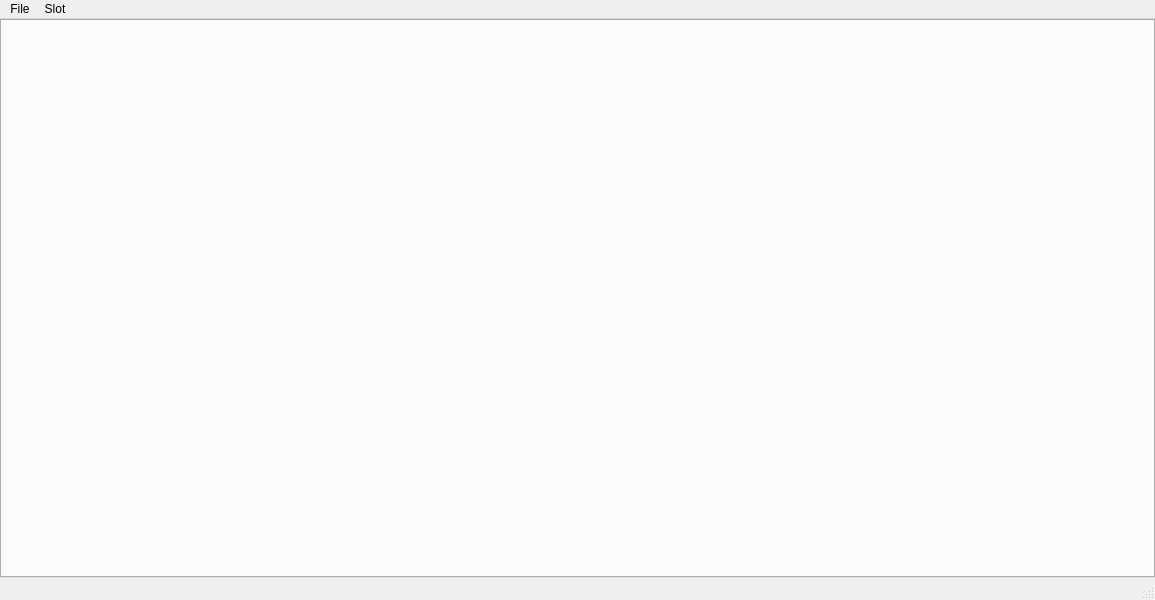
<?xml version="1.0" encoding="UTF-8"?>
<ui version="4.0">
 <class>MHWISaveEditor</class>
 <widget class="QMainWindow" name="MHWISaveEditor">
  <property name="geometry">
   <rect>
    <x>0</x>
    <y>0</y>
    <width>1155</width>
    <height>600</height>
   </rect>
  </property>
  <property name="windowTitle">
   <string>MHWISaveEditor</string>
  </property>
  <widget class="QWidget" name="centralwidget">
   <layout class="QGridLayout" name="gridLayout">
    <property name="leftMargin">
     <number>0</number>
    </property>
    <property name="topMargin">
     <number>0</number>
    </property>
    <property name="rightMargin">
     <number>0</number>
    </property>
    <property name="bottomMargin">
     <number>0</number>
    </property>
    <item row="0" column="0">
     <widget class="QTabWidget" name="tabWidget">
      <property name="enabled">
       <bool>false</bool>
      </property>
      <property name="sizePolicy">
       <sizepolicy hsizetype="Preferred" vsizetype="Preferred">
        <horstretch>0</horstretch>
        <verstretch>0</verstretch>
       </sizepolicy>
      </property>
      <property name="currentIndex">
       <number>-1</number>
      </property>
     </widget>
    </item>
   </layout>
  </widget>
  <widget class="QMenuBar" name="menubar">
   <property name="geometry">
    <rect>
     <x>0</x>
     <y>0</y>
     <width>1155</width>
     <height>22</height>
    </rect>
   </property>
   <widget class="QMenu" name="menuFile">
    <property name="title">
     <string>File</string>
    </property>
    <widget class="QMenu" name="menuDump">
     <property name="title">
      <string>Dump</string>
     </property>
     <addaction name="actionSAVEDATA1000bin"/>
     <addaction name="actionSAVEDATA1001bin"/>
     <addaction name="actionSAVEDATA1002bin"/>
     <addaction name="actionSAVEDATA1003bin"/>
     <addaction name="actionSAVEDATA1004bin"/>
     <addaction name="actionSAVEDATA1005bin"/>
     <addaction name="actionSAVEDATA1006bin"/>
     <addaction name="actionSAVEDATA1007bin"/>
     <addaction name="actionSAVEDATA1008bin"/>
     <addaction name="actionSAVEDATA1009bin"/>
    </widget>
    <addaction name="actionOpen"/>
    <addaction name="actionOpenSAVEDATA1000"/>
    <addaction name="actionSave"/>
    <addaction name="actionSaveAs"/>
    <addaction name="separator"/>
    <addaction name="actionOpenGameLocation"/>
    <addaction name="actionOpenSaveLocation"/>
    <addaction name="separator"/>
    <addaction name="menuDump"/>
    <addaction name="separator"/>
    <addaction name="actionBackup"/>
    <addaction name="actionRestore"/>
    <addaction name="separator"/>
    <addaction name="actionExit"/>
   </widget>
   <widget class="QMenu" name="menuSlot">
    <property name="title">
     <string>Slot</string>
    </property>
    <widget class="QMenu" name="menuSwitchWith">
     <property name="enabled">
      <bool>false</bool>
     </property>
     <property name="title">
      <string>Switch with</string>
     </property>
     <addaction name="actionSwitchSlot1"/>
     <addaction name="actionSwitchSlot2"/>
     <addaction name="actionSwitchSlot3"/>
    </widget>
    <widget class="QMenu" name="menuCloneTo">
     <property name="enabled">
      <bool>false</bool>
     </property>
     <property name="title">
      <string>Clone to</string>
     </property>
     <addaction name="actionCloneSlot1"/>
     <addaction name="actionCloneSlot2"/>
     <addaction name="actionCloneSlot3"/>
    </widget>
    <addaction name="actionSlot1"/>
    <addaction name="actionSlot2"/>
    <addaction name="actionSlot3"/>
    <addaction name="separator"/>
    <addaction name="menuSwitchWith"/>
    <addaction name="menuCloneTo"/>
   </widget>
   <addaction name="menuFile"/>
   <addaction name="menuSlot"/>
  </widget>
  <widget class="QStatusBar" name="statusbar"/>
  <action name="actionOpen">
   <property name="text">
    <string>Open</string>
   </property>
   <property name="shortcut">
    <string>Ctrl+O</string>
   </property>
  </action>
  <action name="actionSave">
   <property name="enabled">
    <bool>false</bool>
   </property>
   <property name="text">
    <string>Save</string>
   </property>
   <property name="shortcut">
    <string>Ctrl+S</string>
   </property>
  </action>
  <action name="actionBackup">
   <property name="enabled">
    <bool>true</bool>
   </property>
   <property name="text">
    <string>Backup</string>
   </property>
  </action>
  <action name="actionRestore">
   <property name="enabled">
    <bool>true</bool>
   </property>
   <property name="text">
    <string>Restore</string>
   </property>
  </action>
  <action name="actionExit">
   <property name="text">
    <string>Exit</string>
   </property>
  </action>
  <action name="actionOpenGameLocation">
   <property name="text">
    <string>Open game location</string>
   </property>
  </action>
  <action name="actionOpenSaveLocation">
   <property name="text">
    <string>Open save location</string>
   </property>
  </action>
  <action name="actionOpenSAVEDATA1000">
   <property name="text">
    <string>Open SAVEDATA1000</string>
   </property>
   <property name="shortcut">
    <string>Ctrl+Shift+O</string>
   </property>
  </action>
  <action name="actionSAVEDATA1000bin">
   <property name="text">
    <string>SAVEDATA1000.bin</string>
   </property>
   <property name="shortcut">
    <string>Ctrl+0</string>
   </property>
  </action>
  <action name="actionSAVEDATA1001bin">
   <property name="text">
    <string>SAVEDATA1001.bin</string>
   </property>
   <property name="shortcut">
    <string>Ctrl+1</string>
   </property>
  </action>
  <action name="actionSAVEDATA1002bin">
   <property name="text">
    <string>SAVEDATA1002.bin</string>
   </property>
   <property name="shortcut">
    <string>Ctrl+2</string>
   </property>
  </action>
  <action name="actionSAVEDATA1003bin">
   <property name="text">
    <string>SAVEDATA1003.bin</string>
   </property>
   <property name="shortcut">
    <string>Ctrl+3</string>
   </property>
  </action>
  <action name="actionSAVEDATA1004bin">
   <property name="text">
    <string>SAVEDATA1004.bin</string>
   </property>
   <property name="shortcut">
    <string>Ctrl+4</string>
   </property>
  </action>
  <action name="actionSAVEDATA1005bin">
   <property name="text">
    <string>SAVEDATA1005.bin</string>
   </property>
   <property name="shortcut">
    <string>Ctrl+5</string>
   </property>
  </action>
  <action name="actionSAVEDATA1006bin">
   <property name="text">
    <string>SAVEDATA1006.bin</string>
   </property>
   <property name="shortcut">
    <string>Ctrl+6</string>
   </property>
  </action>
  <action name="actionSAVEDATA1007bin">
   <property name="text">
    <string>SAVEDATA1007.bin</string>
   </property>
   <property name="shortcut">
    <string>Ctrl+7</string>
   </property>
  </action>
  <action name="actionSAVEDATA1008bin">
   <property name="text">
    <string>SAVEDATA1008.bin</string>
   </property>
   <property name="shortcut">
    <string>Ctrl+8</string>
   </property>
  </action>
  <action name="actionSAVEDATA1009bin">
   <property name="text">
    <string>SAVEDATA1009.bin</string>
   </property>
   <property name="shortcut">
    <string>Ctrl+9</string>
   </property>
  </action>
  <action name="actionSlot1">
   <property name="checkable">
    <bool>true</bool>
   </property>
   <property name="enabled">
    <bool>false</bool>
   </property>
   <property name="text">
    <string>Slot 1</string>
   </property>
   <property name="shortcut">
    <string>F1</string>
   </property>
  </action>
  <action name="actionSlot2">
   <property name="checkable">
    <bool>true</bool>
   </property>
   <property name="enabled">
    <bool>false</bool>
   </property>
   <property name="text">
    <string>Slot 2</string>
   </property>
   <property name="shortcut">
    <string>F2</string>
   </property>
  </action>
  <action name="actionSlot3">
   <property name="checkable">
    <bool>true</bool>
   </property>
   <property name="enabled">
    <bool>false</bool>
   </property>
   <property name="text">
    <string>Slot 3</string>
   </property>
   <property name="shortcut">
    <string>F3</string>
   </property>
  </action>
  <action name="actionSwitchSlot1">
   <property name="enabled">
    <bool>false</bool>
   </property>
   <property name="text">
    <string>Slot 1</string>
   </property>
  </action>
  <action name="actionSwitchSlot2">
   <property name="enabled">
    <bool>false</bool>
   </property>
   <property name="text">
    <string>Slot 2</string>
   </property>
  </action>
  <action name="actionSwitchSlot3">
   <property name="enabled">
    <bool>false</bool>
   </property>
   <property name="text">
    <string>Slot 3</string>
   </property>
  </action>
  <action name="actionCloneSlot1">
   <property name="enabled">
    <bool>false</bool>
   </property>
   <property name="text">
    <string>Slot 1</string>
   </property>
  </action>
  <action name="actionCloneSlot2">
   <property name="enabled">
    <bool>false</bool>
   </property>
   <property name="text">
    <string>Slot 2</string>
   </property>
  </action>
  <action name="actionCloneSlot3">
   <property name="enabled">
    <bool>false</bool>
   </property>
   <property name="text">
    <string>Slot 3</string>
   </property>
  </action>
  <action name="actionSaveAs">
   <property name="enabled">
    <bool>false</bool>
   </property>
   <property name="text">
    <string>Save As</string>
   </property>
   <property name="shortcut">
    <string>Ctrl+Shift+S</string>
   </property>
  </action>
 </widget>
 <resources/>
 <connections>
  <connection>
   <sender>actionOpen</sender>
   <signal>triggered()</signal>
   <receiver>MHWISaveEditor</receiver>
   <slot>Open()</slot>
   <hints>
    <hint type="sourcelabel">
     <x>-1</x>
     <y>-1</y>
    </hint>
    <hint type="destinationlabel">
     <x>399</x>
     <y>299</y>
    </hint>
   </hints>
  </connection>
  <connection>
   <sender>actionSave</sender>
   <signal>triggered()</signal>
   <receiver>MHWISaveEditor</receiver>
   <slot>Save()</slot>
   <hints>
    <hint type="sourcelabel">
     <x>-1</x>
     <y>-1</y>
    </hint>
    <hint type="destinationlabel">
     <x>399</x>
     <y>299</y>
    </hint>
   </hints>
  </connection>
  <connection>
   <sender>actionExit</sender>
   <signal>triggered()</signal>
   <receiver>MHWISaveEditor</receiver>
   <slot>close()</slot>
   <hints>
    <hint type="sourcelabel">
     <x>-1</x>
     <y>-1</y>
    </hint>
    <hint type="destinationlabel">
     <x>399</x>
     <y>299</y>
    </hint>
   </hints>
  </connection>
  <connection>
   <sender>actionBackup</sender>
   <signal>triggered()</signal>
   <receiver>MHWISaveEditor</receiver>
   <slot>Backup()</slot>
   <hints>
    <hint type="sourcelabel">
     <x>-1</x>
     <y>-1</y>
    </hint>
    <hint type="destinationlabel">
     <x>399</x>
     <y>299</y>
    </hint>
   </hints>
  </connection>
  <connection>
   <sender>actionRestore</sender>
   <signal>triggered()</signal>
   <receiver>MHWISaveEditor</receiver>
   <slot>Restore()</slot>
   <hints>
    <hint type="sourcelabel">
     <x>-1</x>
     <y>-1</y>
    </hint>
    <hint type="destinationlabel">
     <x>399</x>
     <y>299</y>
    </hint>
   </hints>
  </connection>
  <connection>
   <sender>actionOpenSAVEDATA1000</sender>
   <signal>triggered()</signal>
   <receiver>MHWISaveEditor</receiver>
   <slot>OpenSAVEDATA1000()</slot>
   <hints>
    <hint type="sourcelabel">
     <x>-1</x>
     <y>-1</y>
    </hint>
    <hint type="destinationlabel">
     <x>568</x>
     <y>299</y>
    </hint>
   </hints>
  </connection>
  <connection>
   <sender>tabWidget</sender>
   <signal>currentChanged(int)</signal>
   <receiver>MHWISaveEditor</receiver>
   <slot>EditorTabChange(int)</slot>
   <hints>
    <hint type="sourcelabel">
     <x>577</x>
     <y>300</y>
    </hint>
    <hint type="destinationlabel">
     <x>577</x>
     <y>299</y>
    </hint>
   </hints>
  </connection>
  <connection>
   <sender>actionSaveAs</sender>
   <signal>triggered()</signal>
   <receiver>MHWISaveEditor</receiver>
   <slot>SaveAs()</slot>
   <hints>
    <hint type="sourcelabel">
     <x>-1</x>
     <y>-1</y>
    </hint>
    <hint type="destinationlabel">
     <x>577</x>
     <y>299</y>
    </hint>
   </hints>
  </connection>
 </connections>
 <slots>
  <slot>Open()</slot>
  <slot>Save()</slot>
  <slot>SaveAs()</slot>
  <slot>Backup()</slot>
  <slot>Restore()</slot>
  <slot>Dump(int)</slot>
  <slot>OpenSAVEDATA1000()</slot>
  <slot>EditorTabChange(int)</slot>
 </slots>
</ui>
